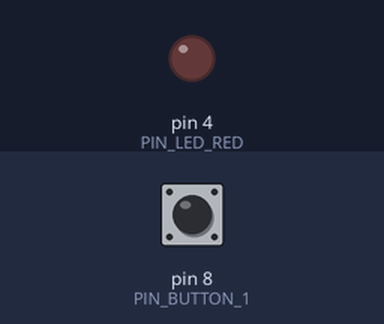
Bench run of a program on a simulated Arduino Uno, built with avr-gcc and run on an emulated ATmega328P. Parts: output pins drawn as LEDs (lit = HIGH). Dashed ring = blinking. The inputs (shaded band) are chosen by the test bench; at power-on: pin 8 (PIN_BUTTON_1) HIGH.

Above: at 1.2 s.
1.3 s: pin 8 (PIN_BUTTON_1) pulled LOW for 0.15 s
At 2.1 s:
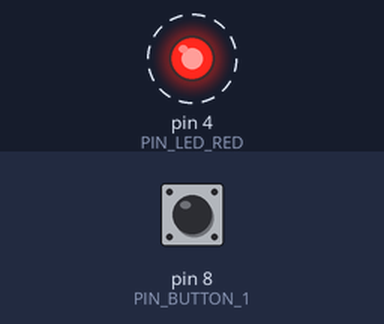
Timing chart, 0 to 7.8 s (numbered marks = the images above; inputs shaded):
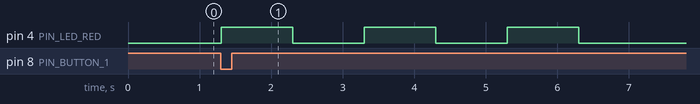

Measured:
- after the input at 1.3 s, pin 4 (PIN_LED_RED): alternates HIGH for 1.0 s and LOW for 1.0 s, 6 changes in all, then stays LOW, starting at once

The program:

main.cpp
```cpp
#include <Arduino.h>

const int PIN_LED_RED = 4;    // The Number of the red LED pin.
const int PIN_BUTTON_1 = 8;   // The number of the button 1 (KEY1) pin.
int buttonState_1 = 0;        // Keep track of the button 1 state.
int lastButtonState = 0;

void setup() {
  // put your setup code here, to run once:
  pinMode(PIN_LED_RED, OUTPUT);
  pinMode(PIN_BUTTON_1, INPUT_PULLUP); // Internal pullup as there is no pullup resistor on the Rich Shield.
}

void loop() {
  // put your main code here, to run repeatedly:
  lastButtonState = buttonState_1;
  buttonState_1 = digitalRead(PIN_BUTTON_1);
  if (lastButtonState == HIGH && buttonState_1 == LOW)
  {
    int tellen = 0;
    while (tellen <= 2)
    {
      tellen++;

      digitalWrite(PIN_LED_RED, HIGH);
      delay(1000);
      digitalWrite(PIN_LED_RED, LOW);
      delay(1000);
    }
  }
}
```
